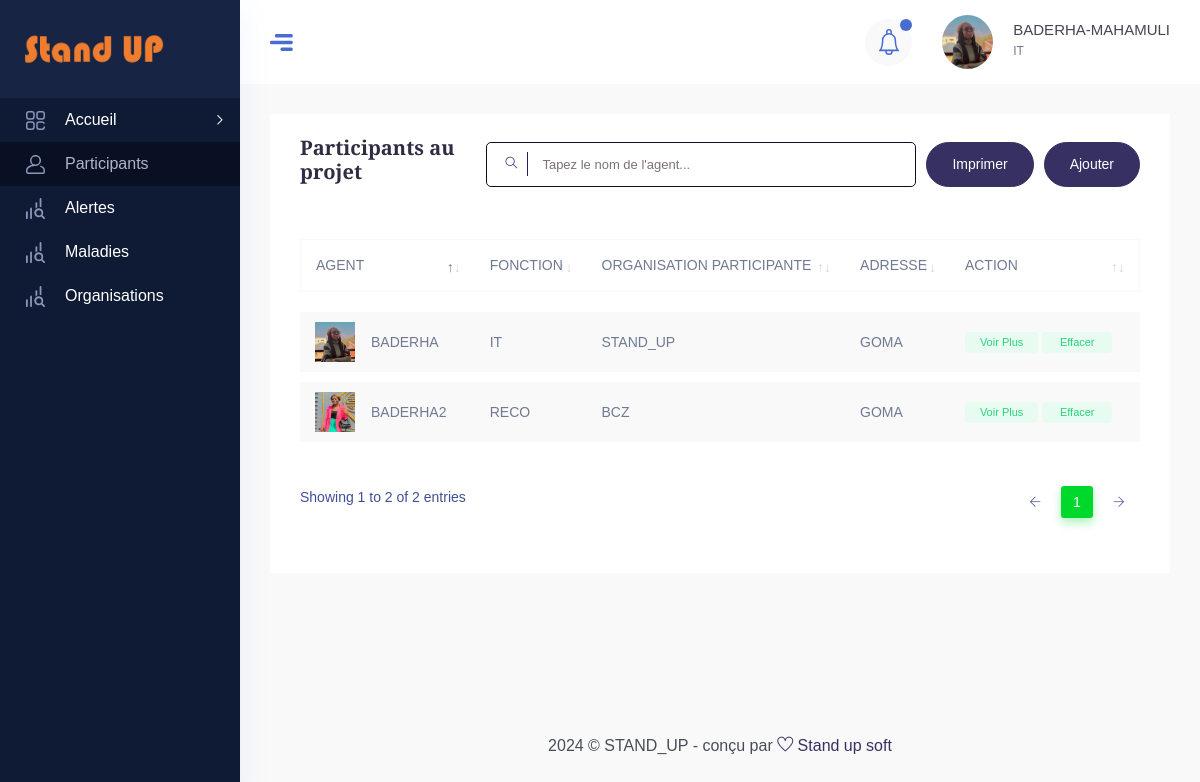
The app's page /listes_agents (signed in) with its own data.
### STAND_UP_APP/models.py (models this page shows)
class User(AbstractUser):
    Photo=models.ImageField(upload_to="Images/", blank=True)
    statut=models.CharField(default="ENQUETEUR", max_length=100)
    Organisation=models.CharField(default="-",max_length=500)
    Lieu=models.CharField(default="-",max_length=200)
    Nom=models.CharField(default="-", max_length=20)
    Dates=models.DateTimeField(auto_now=True)
    Etat_civil=models.CharField(default="Célibataire", max_length=100)
    Stand_up=models.BooleanField(default="True")
    Matricule=models.CharField(default="---", max_length=50)
    Tel=models.CharField(default="---", max_length=50)

### STAND_UP_APP/views.py (the view)
# urls.py: path('listes_agents', list_agents, name='list_agents') ,
@login_required
def list_agents(request):
    notif=Alerte.objects.filter(Dates=auj)
    agents=User.objects.all()
    if request.method=="GET":
        ag=request.GET.get('agents')
        if ag is not None:
            agents=User.objects.filter(Nom__icontains=ag)
    ut=request.user
    context={
        'ut':ut,
        'agents':agents,
        'notif':Alerte.objects.filter(Dates__date=auj),
    }
    return render(request, "listes_agents.html", context)

### Templates/listes_agents.html (shortened to what this page needs)
<!DOCTYPE html>
{% load static %}
<html lang="zxx">
<head>
    <link rel="stylesheet" href="{% static 'css/bootstrap.min.css' %}" />
    <link rel="stylesheet" href="{% static 'vendors/themefy_icon/themify-icons.css' %}" />
    <link rel="stylesheet" href="{% static 'vendors/niceselect/css/nice-select.css' %}" />
    <link rel="stylesheet" href="{% static 'vendors/owl_carousel/css/owl.carousel.css' %}" />
    <link rel="stylesheet" href="{% static 'vendors/gijgo/gijgo.min.css' %}" />
    <link rel="stylesheet" href="{% static 'vendors/font_awesome/css/all.min.css' %}" />
    <link rel="stylesheet" href="{% static 'vendors/tagsinput/tagsinput.css' %}" />
    <link rel="stylesheet" href="{% static 'vendors/datepicker/date-picker.css' %}" />
    <link rel="stylesheet" href="{% static 'vendors/vectormap-home/vectormap-2.0.2.css' %}" />
    <link rel="stylesheet" href="{% static 'vendors/scroll/scrollable.css' %}" />
    <link rel="stylesheet" href="{% static 'vendors/datatable/css/jquery.dataTables.min.css' %}" />
    <link rel="stylesheet" href="{% static 'vendors/datatable/css/responsive.dataTables.min.css' %}" />
    <link rel="stylesheet" href="{% static 'vendors/datatable/css/buttons.dataTables.min.css' %}" />
    <link rel="stylesheet" href="{% static 'vendors/text_editor/summernote-bs4.css' %}" />
    <link rel="stylesheet" href="{% static 'vendors/morris/morris.css' %}">
    <link rel="stylesheet" href="{% static 'vendors/material_icon/material-icons.css' %}" />
    <link rel="stylesheet" href="{% static 'css/metisMenu.css' %}">
    <link rel="stylesheet" href="{% static 'css/style.css' %}" />
    <link rel="stylesheet" href="{% static 'css/colors/default.css' %}" id="colorSkinCSS">
</head>
<body class="crm_body_bg">
    <nav class="sidebar dark_sidebar">
        <div class="logo d-flex justify-content-between">
        <a class="large_logo" href="{% url 'accueil' %}"><img style="width: 140px; height:50px;" src="{% static 'img/stand.png' %}" alt=""></a>
        </div>
        <ul id="sidebar_menu">
        <li class="">
        <a class="has-arrow" href="#" aria-expanded="false">
        <div class="nav_icon_small">
        <img src="{% static 'img/menu-icon/1.svg' %}" alt="">
        </div>
        <div class="nav_title">
        <span>Accueil </span>
        </div>
        </a>
        </li>
        <li class="">
        <a href="{% url 'list_agents' %}" aria-expanded="false">
        <div class="nav_icon_small">
        <img src="{% static 'img/menu-icon/4.svg' %}" alt="">
        </div>
        <div class="nav_title">
        <span>Participants</span>
        </div>
        </a>
        </li>
        <li class="">
        <a href="{% url 'allerte' %}" aria-expanded="false">
        <div class="nav_icon_small">
        <img src="{% static 'img/menu-icon/5.svg' %}" alt="">
        </div>
        <div class="nav_title">
        <span>Alertes</span>
        </div>
        </a>
        </li>
        <li class="">
            <a href="{% url 'list_maladie' %}" aria-expanded="false">
            <div class="nav_icon_small">
            <img src="{% static 'img/menu-icon/5.svg' %}" alt="">
            </div>
            <div class="nav_title">
            <span>Maladies</span>
            </div>
            </a>
        </li>
        <li class="">
            <a href="{% url 'organ' %}" aria-expanded="false">
            <div class="nav_icon_small">
            <img src="{% static 'img/menu-icon/5.svg' %}" alt="">
            </div>
            <div class="nav_title">
            <span>Organisations</span>
            </div>
            </a>
        </li>
    </nav>
        <section class="main_content dashboard_part large_header_bg">
            <div class="container-fluid no-gutters">
            <div class="row">
            <div class="col-lg-12 p-0 ">
            <div class="header_iner d-flex justify-content-between align-items-center">
            <div class="line_icon open_miniSide d-none d-lg-block">
            <img src="{% static 'img/line_img.png' %}" alt="">
            </div>
            <div class="header_right d-flex justify-content-between align-items-center">
            <div class="header_notification_warp d-flex align-items-center">
            <li>
            <a class="bell_notification_clicker nav-link-notify" href="#"> <img src="{% static 'img/icon/bell.svg' %}" alt="">
            </a>
            </li>
            </div>
            <div class="profile_info d-flex align-items-center">
            <div class="profile_thumb mr_20">
            <img src="{{ut.Photo.url}}" alt="#">
            </div>
            <div class="author_name">
            <h4 class="f_s_15 f_w_500 mb-0">{{ut.username}}-{{ut.first_name}}</h4>
            <p class="f_s_12 f_w_400">{{ut.statut}}</p>
            </div>
            </div>
            </div>
            </div>
            </div>
            </div>
            </div>
<div class="main_content_iner overly_inner ">
<div class="container-fluid p-0 ">
<div class="row">
<div class="col-lg-12">
<div class="white_card card_height_100 mb_30">
<div class="white_card_header">
<div class="white_box_tittle list_header mb-0">
<h4>Participants au projet</h4>
<div class="box_right d-flex lms_block">
<div class="serach_field_2">
<div class="search_inner">
<form Active="#" method="get" >
    <div class="search_field">
    <input type="text" name="agents" placeholder="Tapez le nom de l'agent...">
    </div>
    <button type="submit"> <i class="ti-search"></i> </button>
</form>
</div>
</div>
<div class="add_button ml-10">
<a href="{% url 'imprimer' %}"  data-target="#addcategory" class="btn_1">Imprimer</a>
</div>
<div class="add_button ml-10">
    <a href="{% url 'addagents' %}"  data-target="#addcategory" class="btn_1">Ajouter</a>
    </div>
</div>
</div>
</div>
<div class="white_card_body">
<div class="QA_section">
<div class="QA_table mb_30">
<table class="table lms_table_active3 ">
    <thead>
            <tr>
            <th scope="col">AGENT</th>
            <th scope="col">FONCTION</th>
            <th scope="col">ORGANISATION PARTICIPANTE</th>
            <th scope="col">ADRESSE</th>
            <th scope="col">ACTION</th>
            </tr>
    </thead>
<tbody>
 {% for a in agents %}
 <tr>
    <td>
    <div class="trade d-flex align-items-center">
    {% if a.Photo %}
    <img style="width: 40px; height: 40px;" src="{{a.Photo.url}}" alt="">
    {% else %}
    <img style="width: 40px; height: 40px;" src="" alt="No image">
    {% endif %}
    <span class="ml-3">{{a.Nom}}</span>
    </div>
    </td>
    <td>{{a.statut}}</td>
    <td>{{a.Organisation}}</td>
    <td>
        {{a.Lieu}}
    </td>
    <td><a href="{% url 'profile_agents' a.id %}" class="status_btn">voir plus</a>
        <a href="{% url 'supp' a.id %}" class="status_btn" style="color: red;">Effacer</a></td>
    </tr>
 {% endfor %}
</tbody>
</table>
</div>
</div>
</div>
</div>
</div>
</div>
</div>
</div>
<div class="footer_part">
<div class="container-fluid">
<div class="row">
<div class="col-lg-12">
    <div class="footer_iner text-center">
        <p>2024 © STAND_UP - conçu par <a href="#"> <i class="ti-heart"></i> </a><a href="#"> Stand up soft</a></p>
        </div>
</div>
</div>
</div>
</div>
</section>
</body>
</html>

### STAND_UP_APP/static/css/metisMenu.css (style rules this page uses)
.metismenu .has-arrow { position:relative }
.metismenu .has-arrow::after { position:absolute;content:'';transform:rotate(-90deg) translate(0,-50%);transform-origin:top;top:50%;transition:all .3s ease-out;right:40px;content:"\e64b";font-family:themify;color:#a5adc6;font-weight:600;font-size:14px }

### records on screen
User: Photo (picture), username "BADERHA", first_name "MAHAMULI", statut "IT", Nom "BADERHA", Organisation "STAND_UP", Lieu "GOMA"
User: Photo (picture), Nom "BADERHA2", statut "RECO", Organisation "BCZ", Lieu "GOMA"
